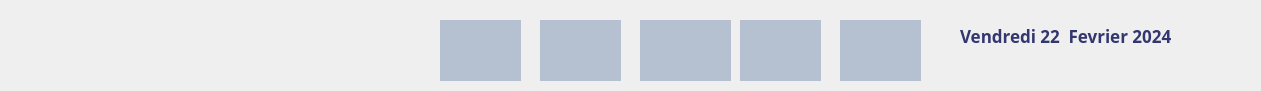
  <widget class="QGroupBox" name="groupBox_7">
   <property name="geometry">
    <rect>
     <x>210</x>
     <y>0</y>
     <width>1261</width>
     <height>91</height>
    </rect>
   </property>
   <property name="styleSheet">
    <string notr="true">border-top-right-radius : 40px ; 
background-image: url(:/img/images/background.jpg);
border-top-left-radius: 20px; /* Coin arrondi en haut à gauche */
    border-bottom-left-radius: 20px; /* Coin arrondi en bas à gauche */
    border-top-right-radius: 20px; /* Coin arrondi en haut à droite */
    border-bottom-right-radius: 20px; /* Coin arrondi en bas à droite */</string>
   </property>
   <property name="title">
    <string/>
   </property>
   <widget class="QLabel" name="label_date">
    <property name="geometry">
     <rect>
      <x>960</x>
      <y>20</y>
      <width>231</width>
      <height>31</height>
     </rect>
    </property>
    <property name="font">
     <font>
      <family>Neue Haas Grotesk Text Pro Extr</family>
      <pointsize>13</pointsize>
      <weight>75</weight>
      <italic>false</italic>
      <bold>true</bold>
     </font>
    </property>
    <property name="styleSheet">
     <string notr="true">border : none ;
background-color: none;
color : #333770 ;
    background-image : url();
</string>
    </property>
    <property name="text">
     <string>Vendredi 22  Fevrier 2024</string>
    </property>
   </widget>
   <widget class="QLabel" name="label_heure">
    <property name="geometry">
     <rect>
      <x>1000</x>
      <y>50</y>
      <width>151</width>
      <height>31</height>
     </rect>
    </property>
    <property name="font">
     <font>
      <family>Neue Haas Grotesk Text Pro Extr</family>
      <pointsize>15</pointsize>
      <weight>75</weight>
      <italic>false</italic>
      <bold>true</bold>
     </font>
    </property>
    <property name="styleSheet">
     <string notr="true">border : none ;
background-color: none;
color : #333770 ;
    background-image : url();
</string>
    </property>
    <property name="text">
     <string/>
    </property>
   </widget>
   <widget class="QLineEdit" name="lineEdit_role">
    <property name="geometry">
     <rect>
      <x>90</x>
      <y>40</y>
      <width>181</width>
      <height>21</height>
     </rect>
    </property>
    <property name="font">
     <font>
      <pointsize>10</pointsize>
      <weight>75</weight>
      <bold>true</bold>
     </font>
    </property>
    <property name="styleSheet">
     <string notr="true">background-color: transparent ; 
border : none ;
color : #333770 ;
background-image : url();</string>
    </property>
    <property name="readOnly">
     <bool>true</bool>
    </property>
   </widget>
   <widget class="QLineEdit" name="lineEdit_nomprenom">
    <property name="geometry">
     <rect>
      <x>100</x>
      <y>20</y>
      <width>241</width>
      <height>21</height>
     </rect>
    </property>
    <property name="font">
     <font>
      <pointsize>14</pointsize>
      <weight>75</weight>
      <bold>true</bold>
     </font>
    </property>
    <property name="styleSheet">
     <string notr="true">background-color: transparent ; 
border : none ;
color : #333770 ;
background-image : url();</string>
    </property>
    <property name="readOnly">
     <bool>true</bool>
    </property>
   </widget>
   <widget class="QPushButton" name="pushButton_parametre_compte">
    <property name="geometry">
     <rect>
      <x>1160</x>
      <y>20</y>
      <width>91</width>
      <height>61</height>
     </rect>
    </property>
    <property name="cursor">
     <cursorShape>PointingHandCursor</cursorShape>
    </property>
    <property name="styleSheet">
     <string notr="true">background-color: transparent ; 
border : none ;
color : #333770 ;
background-image : url();</string>
    </property>
    <property name="text">
     <string/>
    </property>
    <property name="icon">
     <iconset resource="source.qrc">
      <normaloff>:/img/images/motpas.png</normaloff>:/img/images/motpas.png</iconset>
    </property>
    <property name="iconSize">
     <size>
      <width>50</width>
      <height>50</height>
     </size>
    </property>
   </widget>
   <widget class="QPushButton" name="pushButton_11">
    <property name="geometry">
     <rect>
      <x>540</x>
      <y>20</y>
      <width>81</width>
      <height>61</height>
     </rect>
    </property>
    <property name="cursor">
     <cursorShape>PointingHandCursor</cursorShape>
    </property>
    <property name="styleSheet">
     <string notr="true">QPushButton {
    background: #B5C0D0;
    border: none;
    border-radius: 0px;
    color: #4D53A8;
}

QPushButton:hover {
    background: #E3E4F2;
    border: none;
    border-radius: 0px;
    color: #4D53A8;
}
</string>
    </property>
    <property name="text">
     <string/>
    </property>
    <property name="icon">
     <iconset resource="source.qrc">
      <normaloff>:/img/images/game-console.png</normaloff>:/img/images/game-console.png</iconset>
    </property>
    <property name="iconSize">
     <size>
      <width>50</width>
      <height>50</height>
     </size>
    </property>
   </widget>
   <widget class="QPushButton" name="pushButton_12">
    <property name="geometry">
     <rect>
      <x>440</x>
      <y>20</y>
      <width>81</width>
      <height>61</height>
     </rect>
    </property>
    <property name="cursor">
     <cursorShape>PointingHandCursor</cursorShape>
    </property>
    <property name="styleSheet">
     <string notr="true">QPushButton {
    background: #B5C0D0;
    border: none;
    border-radius: 0px;
    color: #4D53A8;
}

QPushButton:hover {
    background: #E3E4F2;
    border: none;
    border-radius: 0px;
    color: #4D53A8;
}
</string>
    </property>
    <property name="text">
     <string/>
    </property>
    <property name="icon">
     <iconset resource="source.qrc">
      <normaloff>:/img/images/parking-car.png</normaloff>:/img/images/parking-car.png</iconset>
    </property>
    <property name="iconSize">
     <size>
      <width>50</width>
      <height>50</height>
     </size>
    </property>
   </widget>
   <widget class="QPushButton" name="pushButton_8">
    <property name="geometry">
     <rect>
      <x>10</x>
      <y>10</y>
      <width>75</width>
      <height>61</height>
     </rect>
    </property>
    <property name="text">
     <string/>
    </property>
    <property name="icon">
     <iconset resource="source.qrc">
      <normaloff>:/img/images/convoir.png</normaloff>:/img/images/convoir.png</iconset>
    </property>
    <property name="iconSize">
     <size>
      <width>70</width>
      <height>61</height>
     </size>
    </property>
   </widget>
   <widget class="QPushButton" name="chatbot">
    <property name="geometry">
     <rect>
      <x>640</x>
      <y>20</y>
      <width>91</width>
      <height>61</height>
     </rect>
    </property>
    <property name="cursor">
     <cursorShape>PointingHandCursor</cursorShape>
    </property>
    <property name="styleSheet">
     <string notr="true">QPushButton {
    background: #B5C0D0;
    border: none;
    border-radius: 0px;
    color: #4D53A8;
}

QPushButton:hover {
    background: #E3E4F2;
    border: none;
    border-radius: 0px;
    color: #4D53A8;
}
</string>
    </property>
    <property name="text">
     <string/>
    </property>
    <property name="icon">
     <iconset resource="source.qrc">
      <normaloff>:/img/images/chatbot.png</normaloff>:/img/images/chatbot.png</iconset>
    </property>
    <property name="iconSize">
     <size>
      <width>35</width>
      <height>52</height>
     </size>
    </property>
   </widget>
   <widget class="QPushButton" name="pushButton_13">
    <property name="geometry">
     <rect>
      <x>840</x>
      <y>20</y>
      <width>81</width>
      <height>61</height>
     </rect>
    </property>
    <property name="cursor">
     <cursorShape>PointingHandCursor</cursorShape>
    </property>
    <property name="styleSheet">
     <string notr="true">QPushButton {
    background: #B5C0D0;
    border: none;
    border-radius: 0px;
    color: #4D53A8;
}

QPushButton:hover {
    background: #E3E4F2;
    border: none;
    border-radius: 0px;
    color: #4D53A8;
}
</string>
    </property>
    <property name="text">
     <string/>
    </property>
    <property name="icon">
     <iconset resource="source.qrc">
      <normaloff>:/img/images/calender.png</normaloff>:/img/images/calender.png</iconset>
    </property>
    <property name="iconSize">
     <size>
      <width>35</width>
      <height>40</height>
     </size>
    </property>
   </widget>
   <widget class="QPushButton" name="Notif">
    <property name="geometry">
     <rect>
      <x>740</x>
      <y>20</y>
      <width>81</width>
      <height>61</height>
     </rect>
    </property>
    <property name="cursor">
     <cursorShape>PointingHandCursor</cursorShape>
    </property>
    <property name="styleSheet">
     <string notr="true">QPushButton {
    background: #B5C0D0;
    border: none;
    border-radius: 0px;
    color: #4D53A8;
}

QPushButton:hover {
    background: #E3E4F2;
    border: none;
    border-radius: 0px;
    color: #4D53A8;
}
</string>
    </property>
    <property name="text">
     <string/>
    </property>
    <property name="icon">
     <iconset resource="source.qrc">
      <normaloff>:/img/images/messagerie-de-la-boite-de-reception.png</normaloff>:/img/images/messagerie-de-la-boite-de-reception.png</iconset>
    </property>
    <property name="iconSize">
     <size>
      <width>50</width>
      <height>100</height>
     </size>
    </property>
   </widget>
  </widget>
